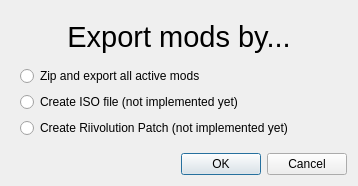
<?xml version="1.0" encoding="UTF-8"?>
<ui version="4.0">
 <class>Dialog</class>
 <widget class="QDialog" name="Dialog">
  <property name="geometry">
   <rect>
    <x>0</x>
    <y>0</y>
    <width>358</width>
    <height>186</height>
   </rect>
  </property>
  <property name="sizePolicy">
   <sizepolicy hsizetype="Fixed" vsizetype="Fixed">
    <horstretch>0</horstretch>
    <verstretch>0</verstretch>
   </sizepolicy>
  </property>
  <property name="windowTitle">
   <string>Dialog</string>
  </property>
  <layout class="QGridLayout" name="gridLayout">
   <item row="0" column="0">
    <widget class="QWidget" name="widget" native="true">
     <layout class="QGridLayout" name="gridLayout_2">
      <item row="0" column="0">
       <widget class="QLabel" name="label">
        <property name="font">
         <font>
          <pointsize>22</pointsize>
         </font>
        </property>
        <property name="text">
         <string>Export mods by...</string>
        </property>
        <property name="alignment">
         <set>Qt::AlignmentFlag::AlignHCenter|Qt::AlignmentFlag::AlignTop</set>
        </property>
        <property name="textInteractionFlags">
         <set>Qt::TextInteractionFlag::NoTextInteraction</set>
        </property>
       </widget>
      </item>
      <item row="1" column="0">
       <widget class="QRadioButton" name="zipModsRadioButton">
        <property name="text">
         <string>Zip and export all active mods</string>
        </property>
       </widget>
      </item>
      <item row="3" column="0">
       <widget class="QRadioButton" name="createRVLPatchRadioButton">
        <property name="text">
         <string>Create Riivolution Patch (not implemented yet)</string>
        </property>
       </widget>
      </item>
      <item row="2" column="0">
       <widget class="QRadioButton" name="createISORadioButton">
        <property name="text">
         <string>Create ISO file (not implemented yet)</string>
        </property>
       </widget>
      </item>
     </layout>
    </widget>
   </item>
   <item row="1" column="0">
    <widget class="QDialogButtonBox" name="buttonBox">
     <property name="orientation">
      <enum>Qt::Orientation::Horizontal</enum>
     </property>
     <property name="standardButtons">
      <set>QDialogButtonBox::StandardButton::Cancel|QDialogButtonBox::StandardButton::Ok</set>
     </property>
    </widget>
   </item>
  </layout>
 </widget>
 <resources/>
 <connections>
  <connection>
   <sender>buttonBox</sender>
   <signal>accepted()</signal>
   <receiver>Dialog</receiver>
   <slot>accept()</slot>
   <hints>
    <hint type="sourcelabel">
     <x>248</x>
     <y>254</y>
    </hint>
    <hint type="destinationlabel">
     <x>157</x>
     <y>274</y>
    </hint>
   </hints>
  </connection>
  <connection>
   <sender>buttonBox</sender>
   <signal>rejected()</signal>
   <receiver>Dialog</receiver>
   <slot>reject()</slot>
   <hints>
    <hint type="sourcelabel">
     <x>316</x>
     <y>260</y>
    </hint>
    <hint type="destinationlabel">
     <x>286</x>
     <y>274</y>
    </hint>
   </hints>
  </connection>
 </connections>
 <buttongroups>
  <buttongroup name="buttonGroup"/>
 </buttongroups>
</ui>
